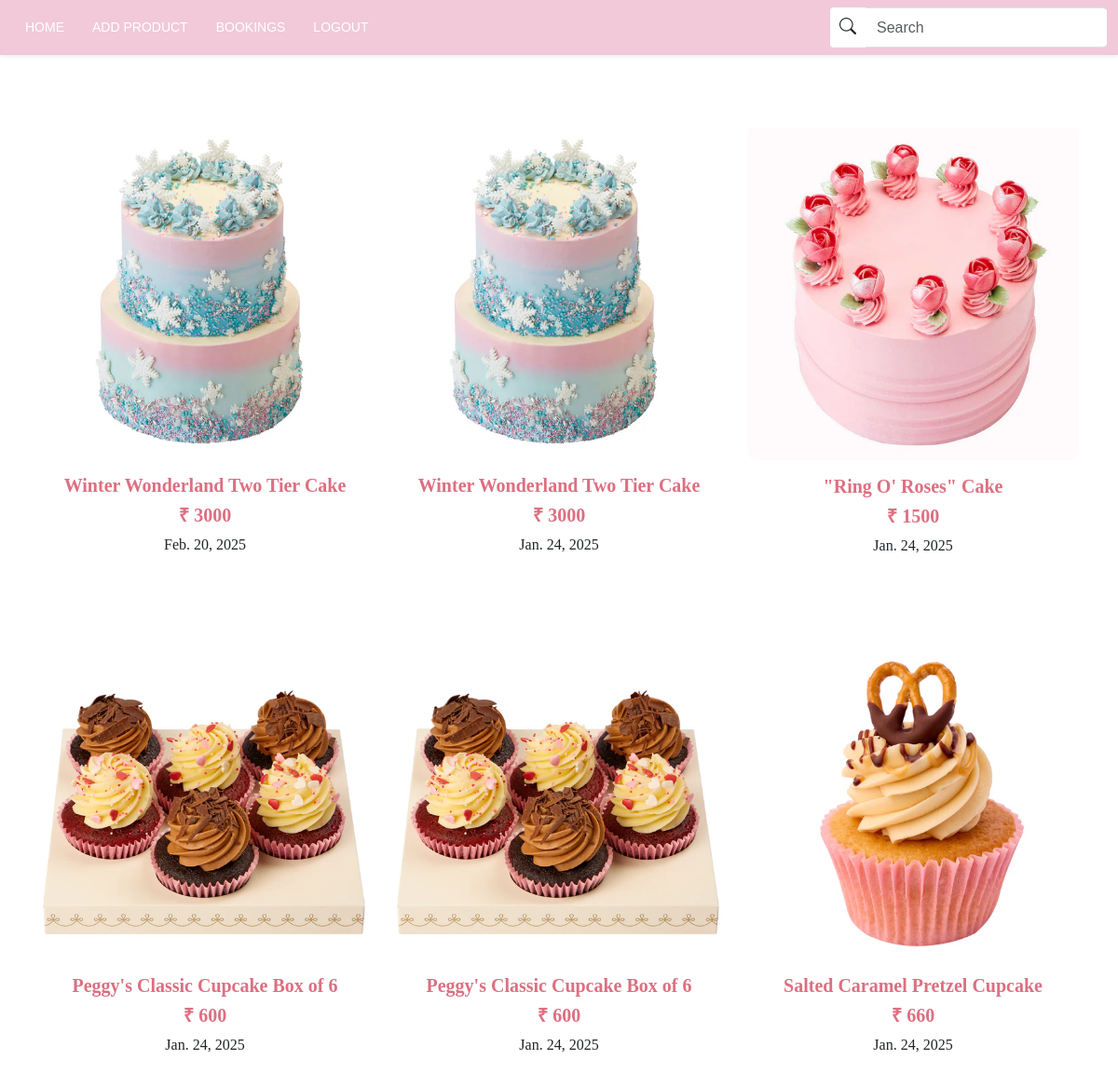
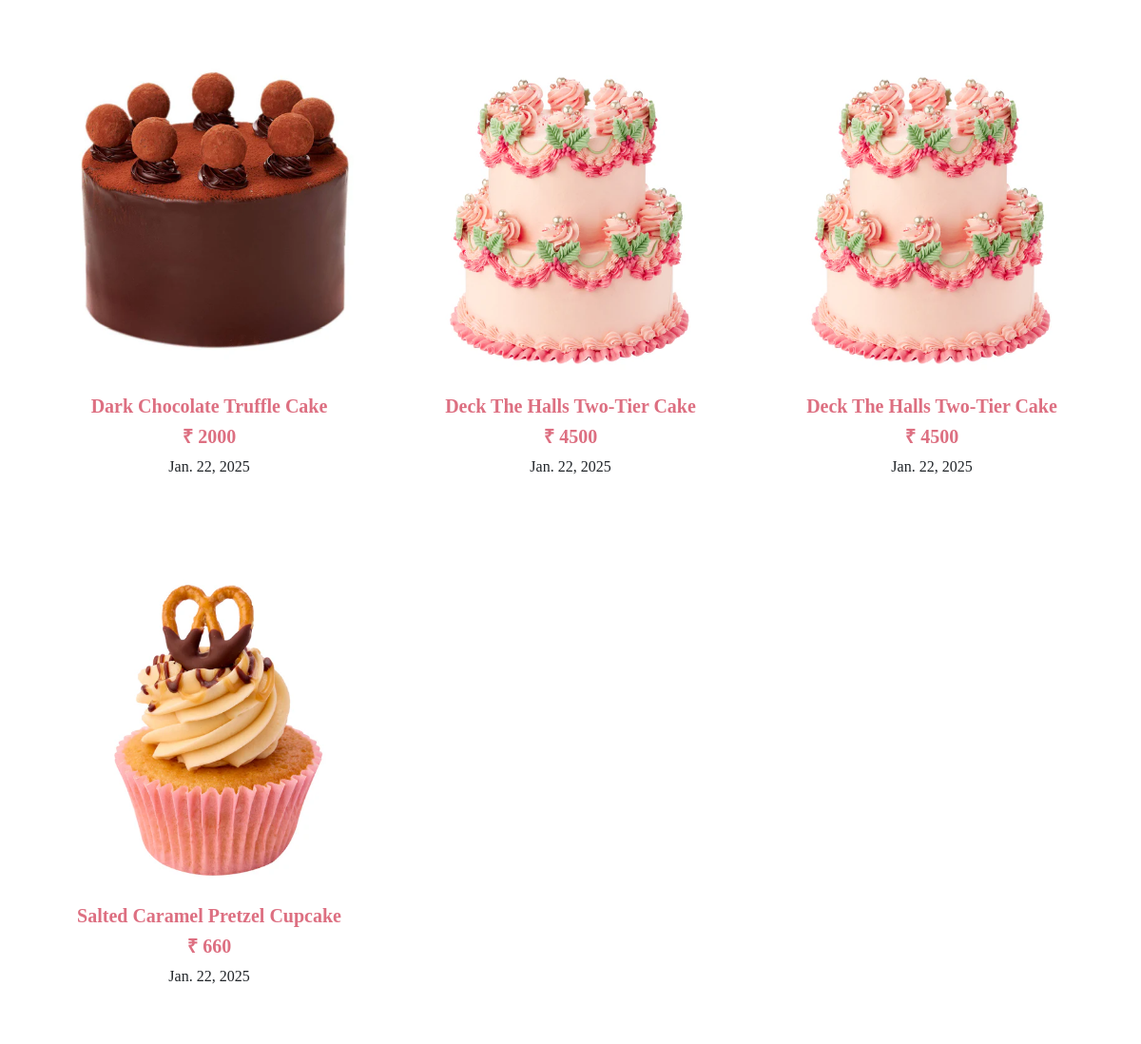
Screenshot of /bookings with the database file from the repository (2 pictures, top to bottom).
### app/models.py (models this page shows, shortened)
class Buy(models.Model):
    user=models.ForeignKey(User,on_delete=models.CASCADE)
    cake=models.ForeignKey(Cake,on_delete=models.CASCADE)
    price=models.IntegerField()
    date=models.DateField(auto_now_add=True)
    address = models.ForeignKey(Address, on_delete=models.CASCADE)
    is_confirmed = models.BooleanField(default=False)
    order=models.ForeignKey(Order,on_delete=models.CASCADE,null=True)

class Cake(models.Model):
    name=models.CharField(max_length=100)
    price=models.IntegerField()
    img=models.FileField()
    quantity=models.TextField()
    colour=models.TextField()
    category=models.ForeignKey(Category,on_delete=models.CASCADE)
    description=models.TextField()

### app/views.py (the view)
# urls.py: path('bookings',views.bookings),
def bookings(req):
    bookings=Buy.objects.all()[::-1][:10]
    return render(req,'shop/bookings.html',{'data':bookings})

### templates/shop/bookings.html (shortened to what this page needs)
<!DOCTYPE html>
<html lang="en">
<head>
    {% load static %}
    <link rel="stylesheet" href="{% static '/css/home.css' %}">
    <link href="https://cdn.jsdelivr.net/npm/bootstrap@5.3.3/dist/css/bootstrap.min.css" rel="stylesheet">
    <link rel="stylesheet" href="https://cdn.jsdelivr.net/npm/bootstrap-icons@1.11.3/font/bootstrap-icons.min.css">
</head>
<body>
    <nav class="navbar navbar-expand-sm navbar-light shadow-sm" style="background-color:#f1c9d9 ;" >
      <div class="container-fluid">
          <div class="collapse navbar-collapse" id="navbarNav">
              <ul class="navbar-nav me-auto mb-2 mb-sm-0">
                  <li class="nav-item">
                      <a class="nav-link active" aria-current="page" href="../">HOME</a>
                  </li>
                  <li class="nav-item">
                      <a class="nav-link" href="add_cake">ADD PRODUCT</a>
                  </li>
                  <li class="nav-item">
                      <a class="nav-link" href="bookings">BOOKINGS</a>
                  </li>
                  <li class="nav-item">
                    <a class="nav-link" href="logout">LOGOUT</a>
                </li>
              </ul>
              <form class="d-flex">
                <div class="input-group">
                    <button class="btn " type="submit" style="background-color: white;">
                        <i class="bi bi-search"></i>
                    </button>
                    <input class="form-control" type="text" placeholder="Search" aria-label="Search">
                </div>
            </form>
          </div>
      </div>
  </nav>
  <br><br>
    <div class="container custom-container">
        <div class="row">
            {% for i in data %}
            <div class="col-6 col-sm-6 col-md-4 col-lg-4 mb-4">
                <div class="card custom-card">
                    <img class="card-img-top img-fluid" src="{{i.cake.img.url}}" alt="">
                    <div class="card-body">
                        <h5 class="card-title" style="color: rgb(221, 111, 129);font-weight: bold;" > {{i.cake.name}}</h5>
                        <h5 class="card-text" style="color: rgb(221, 111, 129);font-weight: bold;">₹ {{i.price}}</h5>
                        <p>{{i.date}}</p>
                    </div>
                  </div>
            </div>
            {% endfor %}
        </div>
     </div>
</body>
</html>

### static/css/home.css (style rules this page uses)
body { background-color: #f0f4f8; font-family: 'Arial', sans-serif; }
.navbar { font-family: "Playfair Display", serif; }
.navbar .navbar-nav .nav-item .nav-link { color: white; font-size: 16px; padding-left: 15px; padding-right: 15px; transition: color 0.3s ease-in-out; }
.custom-container, .card, .card-img-top { border: none; font-family: "Playfair Display", serif; }
.custom-container { padding: 20px; }
.card-img-top { width: 100%; height: auto; }
.card-body { text-align: center; }
.col-sm-6, .col-md-4, .col-lg-4 { padding: 10px; }
img { max-width: 100%; height: auto; border: 2px solid #ddd; border-radius: 10px; }
.d-flex { display: flex; gap: 15px; }
.d-flex .btn { width: 44%; padding: 15px; border: none; border-radius: 5px; font-size: 16px; position: relative; transition: background-color 0.3s ease-in-out; }
.img-fluid { width: 100%; height: auto; object-fit: contain; }
.input-group { width: 100%; max-width: 500px; }
.input-group .form-control { padding-right: 40px; border-right: none; border-radius: 0.25rem; }
.input-group .btn { border-left: none; background-color: #f8f9fa; border-radius: 0.25rem; padding: 8px 15px; width: auto; min-width: 35px; height: 100%; }
.input-group .btn i { font-size: 18px; }
a { text-decoration: none; color: inherit; }
@media (min-width: 992px) { .navbar .navbar-nav .nav-item .nav-link { font-size: 15px; padding: 10px; } }

### templates/shop/bookings.html (style rules this page uses)
.navbar { font-family: 'Arial', sans-serif; }
.navbar .navbar-nav .nav-item .nav-link { color: white; font-size: 14px; padding-left: 15px; padding-right: 15px; transition: color 0.3s ease-in-out; }
.custom-container, .card, .card-img-top { border: none; }
.input-group { width: 100%; max-width: 500px; }
.input-group .form-control { padding-right: 40px; border-right: none; border-radius: 0.25rem; }
.input-group .btn { border-left: none; background-color: #f8f9fa; border-radius: 0.25rem; padding: 8px 10px; width: auto; min-width: 35px; height: 100%; }
.input-group .btn i { font-size: 18px; }

### rows the page displays
Buy: cake.img (picture), cake.name "Winter Wonderland Two Tier Cake", price "3000", date "Feb. 20, 2025"
Buy: cake.img (picture), cake.name "Winter Wonderland Two Tier Cake", price "3000", date "Jan. 24, 2025"
Buy: cake.img (picture), cake.name "\"Ring O' Roses\" Cake", price "1500", date "Jan. 24, 2025"
Buy: cake.img (picture), cake.name "Peggy's Classic Cupcake Box of 6", price "600", date "Jan. 24, 2025"
Buy: cake.img (picture), cake.name "Peggy's Classic Cupcake Box of 6", price "600", date "Jan. 24, 2025"
Buy: cake.img (picture), cake.name "Salted Caramel Pretzel Cupcake", price "660", date "Jan. 24, 2025"
Buy: cake.img (picture), cake.name "Dark Chocolate Truffle Cake", price "2000", date "Jan. 22, 2025"
Buy: cake.img (picture), cake.name "Deck The Halls Two-Tier Cake", price "4500", date "Jan. 22, 2025"
Buy: cake.img (picture), cake.name "Deck The Halls Two-Tier Cake", price "4500", date "Jan. 22, 2025"
Buy: cake.img (picture), cake.name "Salted Caramel Pretzel Cupcake", price "660", date "Jan. 22, 2025"
